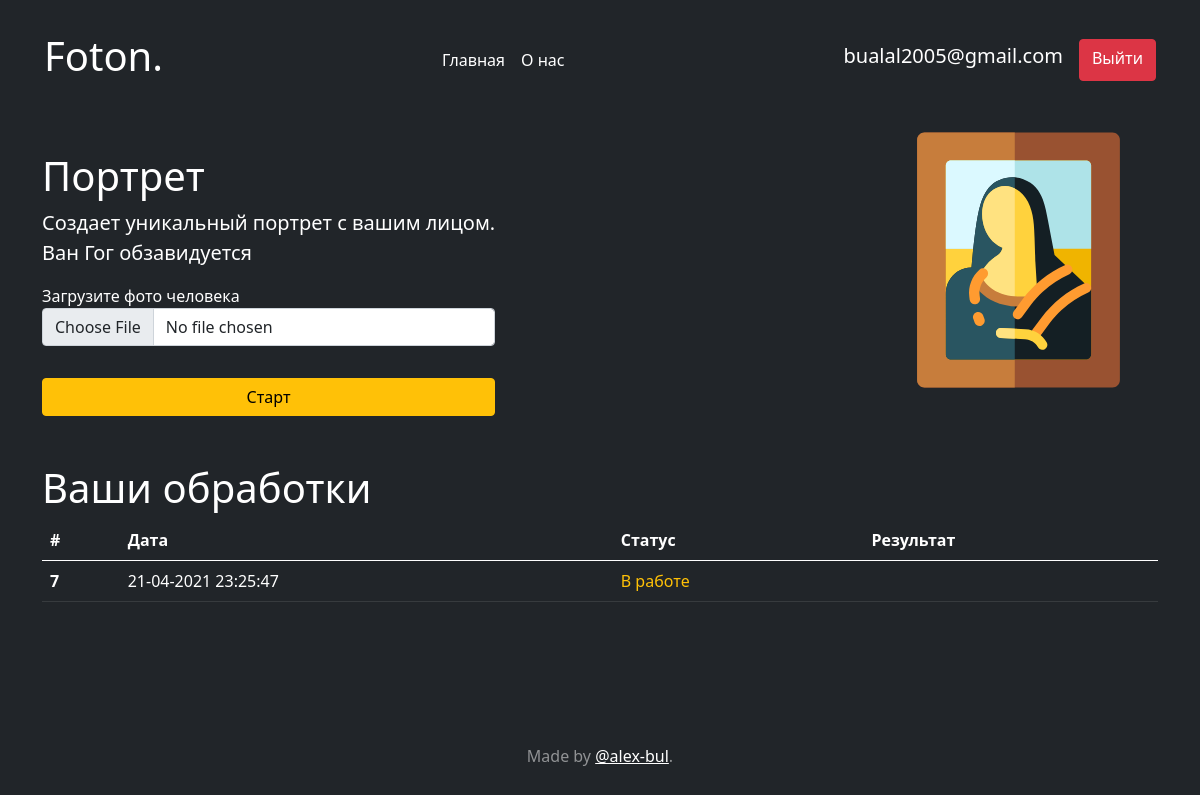
Screenshot of /catalog/1 (signed in) with the database file from the repository.
### data/user.py (models this page shows, shortened)
class User(SqlAlchemyBase, UserMixin, SerializerMixin):
    __tablename__ = 'users'
    id = sqlalchemy.Column(sqlalchemy.Integer, primary_key=True, autoincrement=True)
    email = sqlalchemy.Column(sqlalchemy.String, unique=True, nullable=True)
    hashed_password = sqlalchemy.Column(sqlalchemy.String, nullable=True)
    processes = orm.relation("Process", back_populates='customer')

### data/process.py (models this page shows)
class Process(SqlAlchemyBase, UserMixin, SerializerMixin):
    __tablename__ = 'processes'
    id = sqlalchemy.Column(sqlalchemy.Integer, primary_key=True, autoincrement=True)
    customer_id = sqlalchemy.Column(sqlalchemy.Integer, sqlalchemy.ForeignKey('users.id'))
    catalog_id = sqlalchemy.Column(sqlalchemy.Integer)
    request_data = sqlalchemy.Column(sqlalchemy.String)
    datetime = sqlalchemy.Column(sqlalchemy.DateTime, default=datetime.datetime.now())
    is_finished = sqlalchemy.Column(sqlalchemy.Boolean, default=False)
    result_code = sqlalchemy.Column(sqlalchemy.Integer, default=0)
    result = sqlalchemy.Column(sqlalchemy.String)
    customer = orm.relation('User')

### main.py (the view, shortened to what this page needs)
@app.route('/catalog/<int:index>', methods=["POST", "GET"])
@login_required
def catalog_routes(index):
    user_processes = list(filter(lambda x: x.catalog_id == index, current_user.processes))
    form_class = get_catalog_form(catalog[index]['form_value'])
    form = form_class()
    return render_template('catalog_page.html', data=catalog[index], form=form, processes=user_processes)

### data/catalog_form.py
    class CatalogForm(FlaskForm):
        submit = SubmitField('Старт')

### data/catalog_form.py (called while the page is built)
def get_catalog_form(form_value):
    class CatalogForm(FlaskForm):
        submit = SubmitField('Старт')
    for i, value in enumerate(form_value):
        setattr(CatalogForm, f'file{i}', FileField(value, validators=[
            FileRequired(),
            FileAllowed(['jpg', 'png'], 'Images only!')
        ]))
    return CatalogForm

### data/db_session.py (called while the page is built)
def create_session() -> Session:
    global __factory
    return __factory()

### main.py (called while the page is built)
@login_manager.user_loader
def load_user(user_id):
    db_sess = db_session.create_session()
    return db_sess.query(User).get(user_id)

### templates/catalog_page.html (shortened to what this page needs)
{% extends "default.html" %}
{% block content %}
<div class="container">
    <div class="d-flex">
        <div>
            {% autoescape false %}
            <h1 class="mt-5">{{data['title']}}</h1>
            <p class="lead">{{data['description']}}</p>
            {% endautoescape %}
            <form action="" method="post" novalidate enctype="multipart/form-data"
                  class="flex-column d-flex">
                {% for field in form if field.name not in 'csrf_token submit' %}
                <div class="col-xs-4">
                    <label>{{ field.label() }}</label> <br/>
                    {{ field(class="form-control mb-4") }}
                </div>
                {% endfor %}
                {{ form.submit(type="submit", class="btn btn-warning") }}
            </form>
        </div>
        <img class="container w-25 me-0" src="{{ url_for('static', filename=data['icon'])}}">
    </div>
    <div class="mt-3">
        <h1 class="mt-5">Ваши обработки</h1>
        {% if processes|length > 0 %}
        <table class="table table-dark">
            <thead>
            <tr>
                <th scope="col">#</th>
                <th scope="col">Дата</th>
                <th scope="col">Статус</th>
                <th scope="col">Результат</th>
            </tr>
            </thead>
            <tbody>
            {% for process in processes %}
            <tr>
                <th scope="row">{{process.id}}</th>
                <td>{{process.datetime.strftime('%d-%m-%Y %X')}}</td>
                {% if process.is_finished == 0 %}
                <td class="text-warning">В работе</td>
                <td></td>
                {% endif %}
            </tr>
            {% endfor %}
            </tbody>
        </table>
        {% else %}
        <h5 class="text-muted">Запустите обработку и она появится тут!</h5>
        {% endif %}
    </div>
</div>
{% endblock %}

### templates/default.html (shortened to what this page needs)
<!DOCTYPE html>
<html lang="ru" class="h-100">
<head>
    <link href="https://cdn.jsdelivr.net/npm/bootstrap@5.0.0-beta3/dist/css/bootstrap.min.css" rel="stylesheet"
>
</head>
<body class="d-flex h-100 text-white bg-dark">
<div class="cover-container d-flex w-100 h-100 p-3 mx-auto flex-column">
    <header class="p-3 bg-dark text-white">
        <div class="container">
            <div class="d-flex flex-wrap align-items-center justify-content-center justify-content-lg-start">
                <a href="/" class="d-flex align-items-center mb-2 mb-lg-0 text-white text-decoration-none me-lg-auto">
                    <h1>Foton.</h1>
                </a>
                <ul class="nav col-12 col-lg-auto me-lg-auto mb-2 justify-content-center mb-md-0">
                    <li><a href="/"
                           class="nav-link px-2 {{'text-secondary' if page == 1 else 'text-white'}}">Главная</a>
                    </li>
                    <li><a href="/about" class="nav-link px-2 {{'text-secondary' if page == 2 else 'text-white'}}">О
                        нас</a></li>
                </ul>
                {% if current_user.is_authenticated %}
                <div class="d-flex">
                    <h5 class="navbar-brand">{{ current_user.email }}</h5>
                    <a href="/logout" class="btn btn-danger">Выйти</a>
                </div>
                {% else %}
                <div class="text-end">
                    <a href="/login" class="btn btn-outline-light me-2">Войти</a>
                    <a href="/register" class="btn btn-warning">Регистрация</a>
                </div>
                {% endif %}
            </div>
        </div>
    </header>
    <main>
        {% block content %}{% endblock %}
    </main>
    <footer class="mt-auto text-white-50 text-center">
        <p>Made by <a href="https://github.com/alex-bul" class="text-white">@alex-bul</a>.</p>
    </footer>
</div>
</body>
</html>

### rows the page displays
User: email "bualal2005@gmail.com"
Process: id "7", datetime "21-04-2021 23:25:47", is_finished "В работе"

### other values shown
{{ data['title'] }} "Портрет"
{{ data['description'] }} "Создает уникальный портрет с вашим лицом. Ван Гог обзавидуется"
{{ field.label() }} "Загрузите фото человека"
